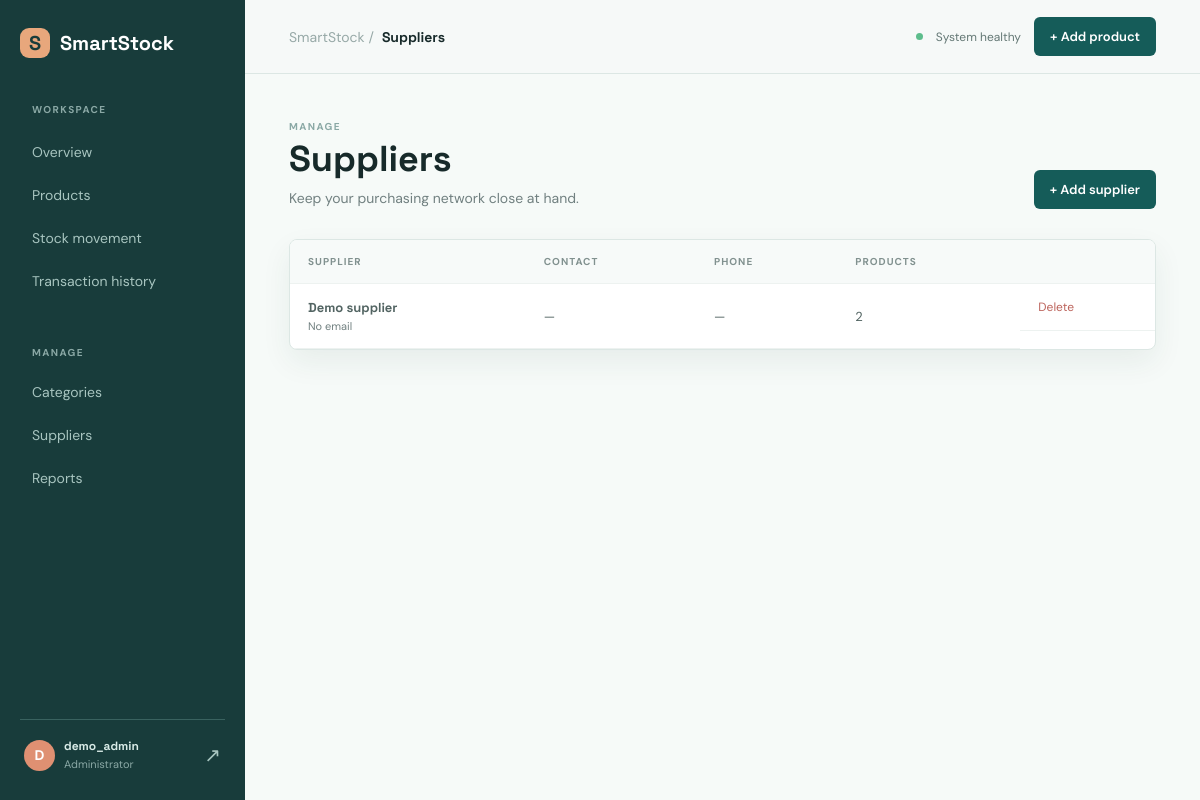
Page /suppliers/ (signed in) on the committed database.
### inventory/models.py (models this page shows, shortened)
class Supplier(models.Model):
	name = models.CharField(max_length=150)
	contact_person = models.CharField(max_length=120, blank=True)
	email = models.EmailField(blank=True)
	phone = models.CharField(max_length=30, blank=True)
	address = models.TextField(blank=True)
	class Meta:
		ordering = ['name']

### inventory/views.py (the view)
# urls.py: path('suppliers/', views.supplier_list, name='supplier-list'),
@login_required
def supplier_list(request):
	return render(request, 'inventory/supplier_list.html', {'suppliers': Supplier.objects.annotate(product_count=Count('products'))})

### templates/inventory/supplier_list.html
{% extends 'base.html' %}{% block title %}Suppliers | SmartStock{% endblock %}{% block section %}Suppliers{% endblock %}{% block content %}<div class="page-heading"><div><span class="kicker">Manage</span><h1>Suppliers</h1><p class="muted">Keep your purchasing network close at hand.</p></div><a class="button button-dark" href="{% url 'supplier-create' %}">+ Add supplier</a></div><section class="panel table-panel"><table><thead><tr><th>Supplier</th><th>Contact</th><th>Phone</th><th>Products</th><th></th></tr></thead><tbody>{% for supplier in suppliers %}<tr><td><strong>{{ supplier.name }}</strong><small>{{ supplier.email|default:'No email' }}</small></td><td>{{ supplier.contact_person|default:'—' }}</td><td>{{ supplier.phone|default:'—' }}</td><td>{{ supplier.product_count }}</td><td class="actions"><a class="danger-link" href="{% url 'supplier-delete' supplier.pk %}">Delete</a></td></tr>{% empty %}<tr><td colspan="5" class="empty">No suppliers yet.</td></tr>{% endfor %}</tbody></table></section>{% endblock %}

### templates/base.html
{% load static %}<!doctype html>
<html lang="en"><head><meta charset="utf-8"><meta name="viewport" content="width=device-width,initial-scale=1"><title>{% block title %}SmartStock{% endblock %}</title><link rel="preconnect" href="https://fonts.googleapis.com"><link href="https://fonts.googleapis.com/css2?family=DM+Sans:wght@400;500;600;700&family=Space+Grotesk:wght@500;600;700&display=swap" rel="stylesheet"><link rel="stylesheet" href="{% static 'inventory/app.css' %}"></head><body><aside class="sidebar"><a class="brand" href="{% url 'dashboard' %}"><span class="brand-mark">S</span><span>SmartStock</span></a><p class="eyebrow">Workspace</p><nav><a href="{% url 'dashboard' %}" class="{% if request.resolver_match.url_name == 'dashboard' %}active{% endif %}">Overview</a><a href="{% url 'product-list' %}">Products</a><a href="{% url 'stock-operation' %}">Stock movement</a><a href="{% url 'transaction-history' %}">Transaction history</a><p class="eyebrow">Manage</p><a href="{% url 'category-list' %}">Categories</a><a href="{% url 'supplier-list' %}">Suppliers</a><a href="{% url 'reports' %}">Reports</a></nav><div class="sidebar-foot"><span class="avatar">{{ request.user.username|first|upper }}</span><div><strong>{{ request.user.get_full_name|default:request.user.username }}</strong><small>Administrator</small></div><a class="logout" href="{% url 'logout' %}">↗</a></div></aside><main class="main"><header class="topbar"><div><span class="crumb">SmartStock /</span><strong>{% block section %}Overview{% endblock %}</strong></div><div class="top-actions"><span class="status-dot"></span> System healthy <a class="button button-dark" href="{% url 'product-create' %}">+ Add product</a></div></header>{% if messages %}{% for message in messages %}<div class="message">{{ message }}</div>{% endfor %}{% endif %}<div class="page">{% block content %}{% endblock %}</div></main></body></html>

### static/inventory/app.css (style rules this page uses)
:root { --ink:#172a2a;--muted:#718080;--line:#dce7e4;--paper:#f6faf8;--white:#fff;--teal:#1f7771;--teal-dark:#155c59;--coral:#e9876a;--amber:#e6ac4d;--blue:#7297d5;--shadow:0 12px 30px rgba(30,65,61,.07) }
* { box-sizing:border-box }
body { margin:0;background:var(--paper);color:var(--ink);font:14px 'DM Sans',sans-serif }
h1,h2,strong,.brand { font-family:'Space Grotesk',sans-serif }
h1 { font-size:36px;line-height:1.05;margin:7px 0 8px;letter-spacing:0 }
.sidebar { width:245px;background:#183c3b;color:#d9ebe7;min-height:100vh;position:fixed;padding:28px 20px;display:flex;flex-direction:column }
.brand { font-weight:700;font-size:20px;display:flex;align-items:center;gap:10px;color:#fff;text-decoration:none }
.brand-mark { background:#e8a77c;color:#183c3b;width:30px;height:30px;display:grid;place-items:center;border-radius:9px;font-weight:700 }
.eyebrow,.kicker { font-size:10px;text-transform:uppercase;letter-spacing:1.4px;font-weight:700;color:#8aa8a5 }
.sidebar .eyebrow { margin:45px 12px 13px }
.sidebar nav a { display:block;color:#a8c5c0;text-decoration:none;padding:11px 12px;border-radius:7px;margin:3px 0 }
.sidebar-foot { margin-top:auto;border-top:1px solid #39625f;padding:18px 4px 0;display:flex;align-items:center;gap:9px }
.avatar { width:31px;height:31px;border-radius:50%;background:#df9072;color:#fff;display:grid;place-items:center;font-weight:700 }
.sidebar-foot strong { font-size:12px;display:block }
.sidebar-foot small { color:#8aa8a5;font-size:11px }
.logout { color:#a8c5c0;text-decoration:none;margin-left:auto;font-size:20px }
.main { margin-left:245px;min-height:100vh }
.topbar { height:74px;border-bottom:1px solid var(--line);display:flex;align-items:center;justify-content:space-between;padding:0 44px;background:rgba(246,250,248,.86) }
.crumb { color:#97a9a7;margin-right:8px }
.top-actions { display:flex;align-items:center;gap:13px;font-size:12px;color:#647875 }
.status-dot { width:7px;height:7px;border-radius:50%;background:#5dbd8c }
.page { padding:42px 44px;max-width:1450px }
.page-heading { display:flex;align-items:flex-end;justify-content:space-between;margin-bottom:30px }
.muted { color:var(--muted);margin:0;line-height:1.6 }
.button { border:0;border-radius:6px;padding:11px 16px;display:inline-block;text-decoration:none;font:600 13px 'DM Sans',sans-serif;cursor:pointer }
.button-dark { background:var(--teal-dark);color:#fff }
.stat-card,.panel { background:var(--white);border:1px solid var(--line);border-radius:8px;box-shadow:var(--shadow) }
.panel { padding:22px }
.row-main strong,.row-main small,td strong,td small { display:block }
.row-main small,td small { color:var(--muted);font-size:11px;margin-top:3px }
.table-panel { padding:0;overflow:auto }
table { border-collapse:collapse;width:100%;text-align:left }
th { background:#f7faf9;color:#81918f;font-size:10px;text-transform:uppercase;letter-spacing:1px;font-weight:700 }
th,td { padding:15px 18px;border-bottom:1px solid #edf2f0;white-space:nowrap }
td { color:#526462;font-size:13px }
.actions { display:flex;gap:12px }
.actions a { color:var(--teal);text-decoration:none;font-size:12px }
.actions .danger-link { color:#bc635b }

### rows in the picture
Supplier: name "Demo supplier", email "No email", contact_person "—", phone "—", product_count "2"

### other values in the picture
{{ request.user.username|first|upper }} "D"
{{ request.user.get_full_name|default:request.user.username }} "demo_admin"
